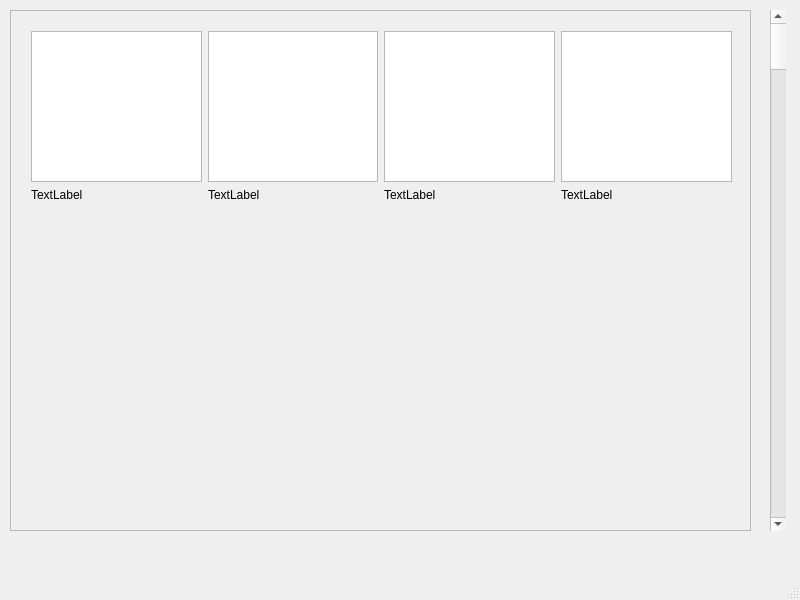
<?xml version="1.0" encoding="UTF-8"?>
<ui version="4.0">
 <class>MainWindow</class>
 <widget class="QMainWindow" name="MainWindow">
  <property name="geometry">
   <rect>
    <x>0</x>
    <y>0</y>
    <width>800</width>
    <height>600</height>
   </rect>
  </property>
  <property name="windowTitle">
   <string>MainWindow</string>
  </property>
  <widget class="QWidget" name="centralwidget">
   <widget class="QScrollBar" name="verticalScrollBar">
    <property name="geometry">
     <rect>
      <x>770</x>
      <y>10</y>
      <width>16</width>
      <height>521</height>
     </rect>
    </property>
    <property name="orientation">
     <enum>Qt::Vertical</enum>
    </property>
   </widget>
   <widget class="QScrollArea" name="scrollArea">
    <property name="geometry">
     <rect>
      <x>10</x>
      <y>10</y>
      <width>741</width>
      <height>521</height>
     </rect>
    </property>
    <property name="widgetResizable">
     <bool>true</bool>
    </property>
    <widget class="QWidget" name="scrollAreaWidgetContents_2">
     <property name="geometry">
      <rect>
       <x>0</x>
       <y>0</y>
       <width>739</width>
       <height>519</height>
      </rect>
     </property>
     <widget class="QWidget" name="gridLayoutWidget">
      <property name="geometry">
       <rect>
        <x>20</x>
        <y>20</y>
        <width>701</width>
        <height>171</height>
       </rect>
      </property>
      <layout class="QGridLayout" name="gridLayout">
       <item row="1" column="3">
        <widget class="QLabel" name="label_3">
         <property name="text">
          <string>TextLabel</string>
         </property>
        </widget>
       </item>
       <item row="0" column="1">
        <widget class="QGraphicsView" name="graphicsView_2"/>
       </item>
       <item row="1" column="2">
        <widget class="QLabel" name="label_2">
         <property name="text">
          <string>TextLabel</string>
         </property>
        </widget>
       </item>
       <item row="0" column="3">
        <widget class="QGraphicsView" name="graphicsView">
         <property name="enabled">
          <bool>true</bool>
         </property>
        </widget>
       </item>
       <item row="1" column="1">
        <widget class="QLabel" name="label">
         <property name="text">
          <string>TextLabel</string>
         </property>
        </widget>
       </item>
       <item row="0" column="2">
        <widget class="QGraphicsView" name="graphicsView_3"/>
       </item>
       <item row="0" column="4">
        <widget class="QGraphicsView" name="graphicsView_4"/>
       </item>
       <item row="1" column="4">
        <widget class="QLabel" name="label_4">
         <property name="text">
          <string>TextLabel</string>
         </property>
        </widget>
       </item>
      </layout>
     </widget>
    </widget>
   </widget>
   <zorder>scrollArea</zorder>
   <zorder>verticalScrollBar</zorder>
  </widget>
  <widget class="QMenuBar" name="menubar">
   <property name="geometry">
    <rect>
     <x>0</x>
     <y>0</y>
     <width>800</width>
     <height>26</height>
    </rect>
   </property>
  </widget>
  <widget class="QStatusBar" name="statusbar"/>
 </widget>
 <resources/>
 <connections/>
</ui>
